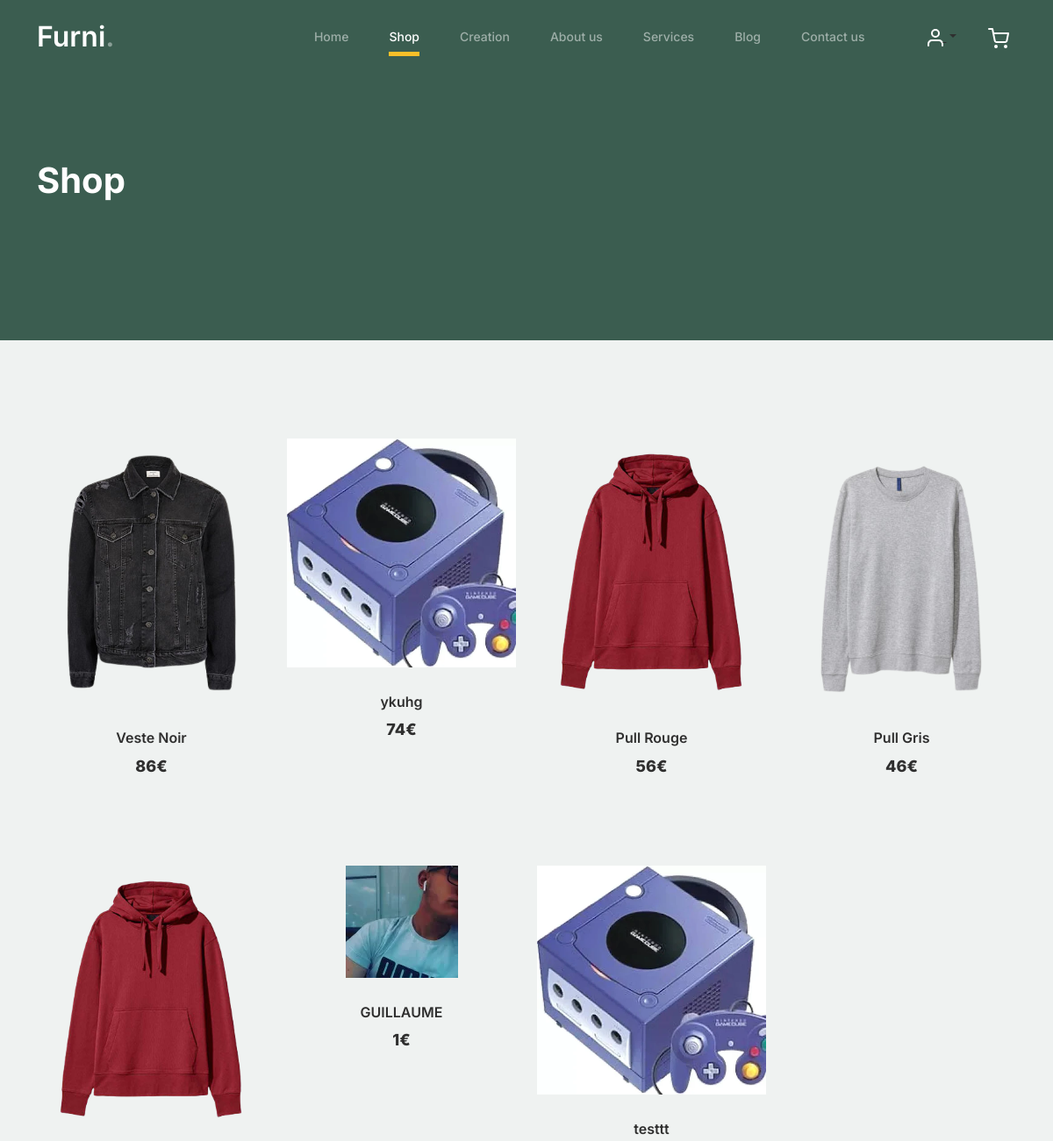
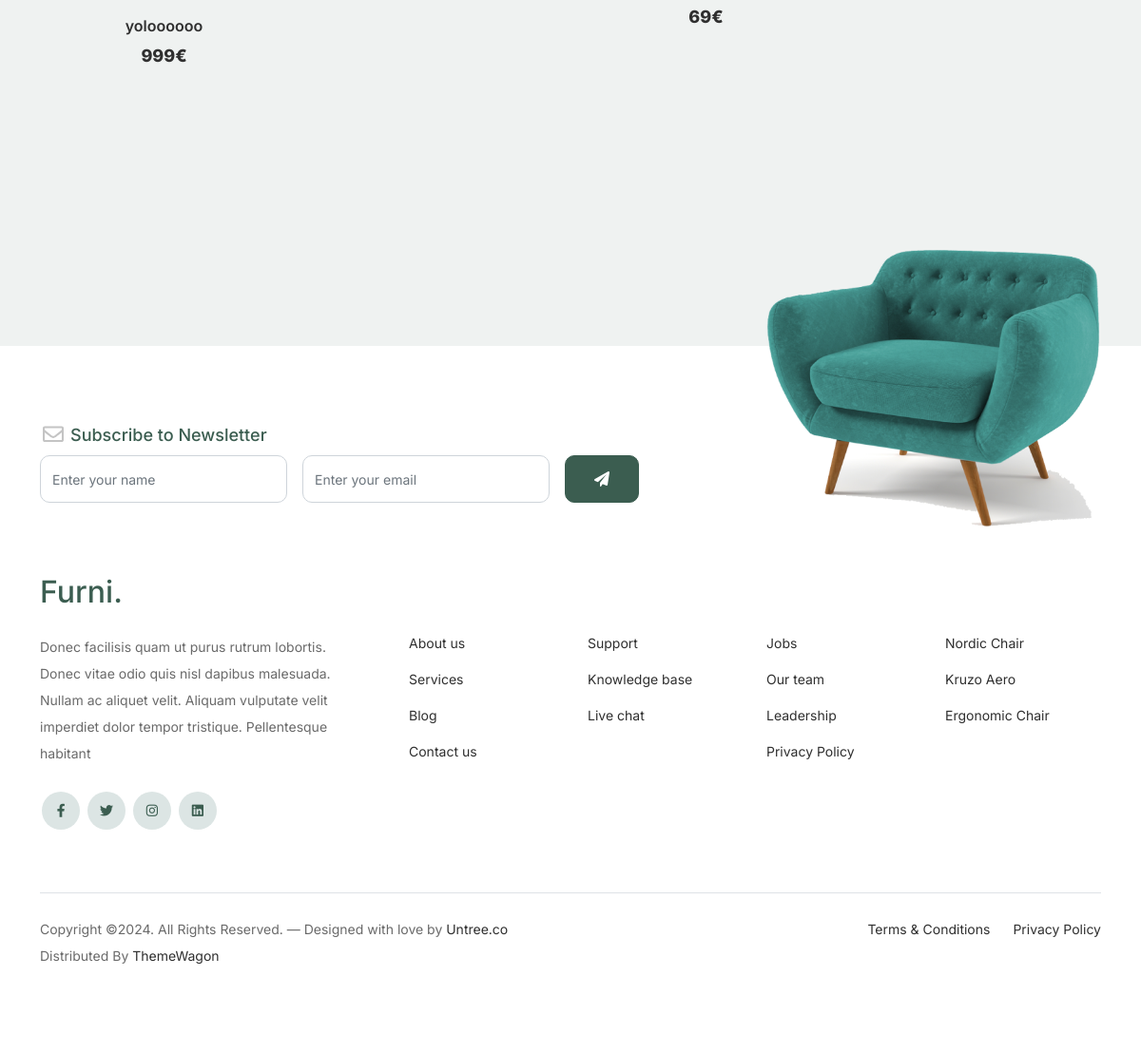
Screenshot of /shop.php (signed in) with the database file from the repository (2 pictures, top to bottom).
### tables this page shows
CREATE TABLE `article` (
  `id_article` int(11) NOT NULL,
  `title` varchar(255) NOT NULL,
  `price` float NOT NULL,
  `image` varchar(255) NOT NULL,
  `id_user` int(11) DEFAULT NULL
);

### lib/articles.php (called while the page is built, shortened)
<?php
class Article
{
    public $connectDb;
    public function __construct(PDO $db)
    {
        $this->connectDb = $db;
    }
    public function selectAll()
    {
        $select = $this->connectDb->prepare("SELECT * FROM article");
        $select->execute();
        return $select->fetchAll(PDO::FETCH_ASSOC);
    }
}

### components/article.php (the view, shortened to what this page needs)
<?php foreach ($articles as $a) { ?>
    <div class="col-12 col-md-4 col-lg-3 mb-5">
        <a class="product-item" href="single_article.php?idarticle=<?= $a['id_article'] ?>">
            <img src="image_articles/upload/<?= $a['image'] ?>" class="img-fluid product-thumbnail">
            <h3 class="product-title"><?= $a['title'] ?></h3>
            <strong class="product-price"><?= $a['price'] ?>€</strong>
        </a>
    </div>
<?php } ?>

### css/style.css (style rules this page uses)
body { overflow-x: hidden; position: relative; }
body { font-family: "Inter", sans-serif; font-weight: 400; line-height: 28px; color: #6a6a6a; font-size: 14px; background-color: #eff2f1; }
a { text-decoration: none; -webkit-transition: .3s all ease; -o-transition: .3s all ease; transition: .3s all ease; color: #2f2f2f; text-decoration: underline; }
.product-section .product-item { text-align: center; text-decoration: none; display: block; position: relative; padding-bottom: 50px; cursor: pointer; }
.product-section .product-item .product-thumbnail { margin-bottom: 30px; position: relative; top: 0; -webkit-transition: .3s all ease; -o-transition: .3s all ease; transition: .3s all ease; }
.product-section .product-item h3 { font-weight: 600; font-size: 16px; }
.product-section .product-item strong { font-weight: 800 !important; font-size: 18px !important; }
.product-section .product-item h3, .product-section .product-item strong { color: #2f2f2f; text-decoration: none; }
.product-section .product-item:before { bottom: 0; left: 0; right: 0; position: absolute; content: ""; background: #dce5e4; height: 0%; z-index: -1; border-radius: 10px; -webkit-transition: .3s all ease; -o-transition: .3s all ease; transition: .3s all ease; }

### rows the page displays
article: image (picture), title "Veste Noir", price "86"
article: image (picture), title "ykuhg", price "74"
article: image (picture), title "Pull Rouge", price "56"
article: image (picture), title "Pull Gris", price "46"
article: image (picture), title "yoloooooo", price "999"
article: image (picture), title "GUILLAUME", price "1"
article: image (picture), title "testtt", price "69"

### other values shown
$label "Home"
$label "Shop"
$label "Creation"
$label "About us"
$label "Services"
$label "Blog"
$label "Contact us"
